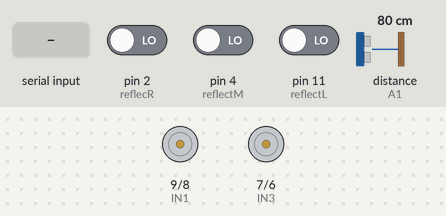
This sketch was run on a simulated Arduino Uno, built with avr-gcc and run on an emulated ATmega328P. On the bench: motor-driver pin pairs drawn as motors (green arrow = first pin HIGH = forward, orange = second pin HIGH = backward, longer = more drive, scaled by the enable pin). Wiring (inferred from the names in the program): ultrasonic range finder: trigger A0; echo A1. The inputs (shaded band) are chosen by the test bench; at power-on: distance to the obstacle (sensor on A1) 80 cm, pin 2 (reflecR) LOW, pin 4 (reflectM) LOW, pin 11 (reflectL) LOW. The echo pulse lasts 58.3 µs per cm; what the sketch prints to the serial monitor is not drawn.

Above: at 1.2 s.
1.3 s: "f" received over Serial
At 1.8 s:
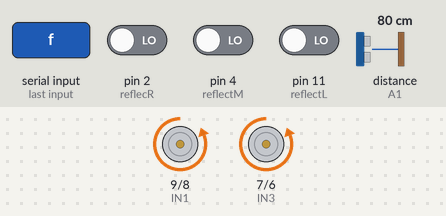
2.8 s: "b" received over Serial
At 4.0 s:
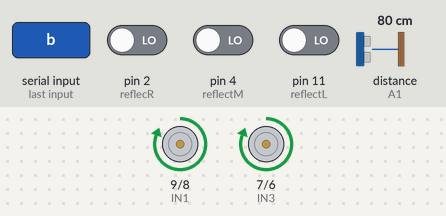
4.3 s: "l" received over Serial
At 5.1 s:
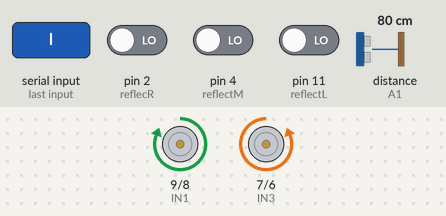
5.8 s: "r" received over Serial
At 6.2 s:
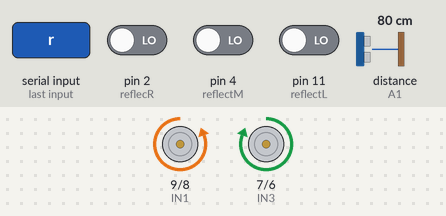
7.3 s: distance to the obstacle (sensor on A1) set to 12 cm
8.8 s: distance to the obstacle (sensor on A1) set to 9 cm
Timing chart, 0 to 11.8 s (numbered marks = the images above; inputs shaded):
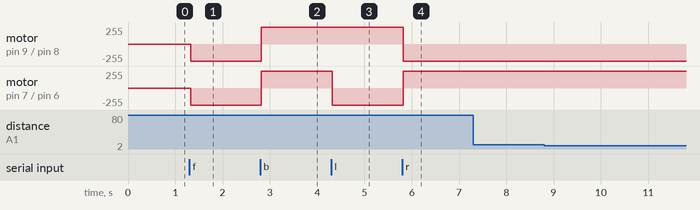

Measured:
- after the input at 1.3 s, motor on pin 9 (IN1) / pin 8 (IN2), motor on pin 7 (IN3) / pin 6 (IN4): stopped → backward 255/255 at once
- after the input at 2.8 s, motor on pin 9 (IN1) / pin 8 (IN2), motor on pin 7 (IN3) / pin 6 (IN4): backward 255/255 → forward 255/255 at once
- after the input at 4.3 s, motor on pin 7 (IN3) / pin 6 (IN4): forward 255/255 → backward 255/255 at once
- after the input at 5.8 s, motor on pin 9 (IN1) / pin 8 (IN2): forward 255/255 → backward 255/255 at once; motor on pin 7 (IN3) / pin 6 (IN4): backward 255/255 → forward 255/255 at once
- after the input at 7.3 s, every drawn part: stays the same
- after the input at 8.8 s, every drawn part: stays the same

The sketch:

carCode.ino
```cpp
// www.elegoo.com
// 2016.09.12

// #include <Wire.h>
// #include <Adafruit_Sensor.h>
// #include <Adafruit_ADXL345_U.h>

int ENA = 10;
int IN1 = 9;
int IN2 = 8;
int ENB = 5;
int IN3 = 7;
int IN4 = 6;
int mode = 0;

// #define RX_PIN 2
const int reflecR = 2;
const int reflectM = 4;
const int reflectL = 11;

const int trigPin = A0;
const int echoPin = A1;

volatile uint8_t stops[3] = {1, 1, 1};
volatile uint8_t stop = 0;
// volatile uint16_t last_distance = 0;
volatile unsigned long last_time = millis();
// Adafruit_ADXL345_Unified accel = Adafruit_ADXL345_Unified();

void setup()
{
  Serial.begin(9600);
  pinMode(IN1, OUTPUT);
  pinMode(IN2, OUTPUT);
  pinMode(IN3, OUTPUT);
  pinMode(IN4, OUTPUT);
  pinMode(ENA, OUTPUT);
  pinMode(ENB, OUTPUT);

  digitalWrite(ENA, HIGH);
  digitalWrite(ENB, HIGH);

  // pinMode(RX_PIN, INPUT);  // Set RX pin as input

  pinMode(reflecR, INPUT);
  pinMode(reflectM, INPUT);
  pinMode(reflectL, INPUT);

  pinMode(trigPin, OUTPUT);
  pinMode(echoPin, INPUT);
}

float measureDistance()
{
  digitalWrite(trigPin, LOW);
  delayMicroseconds(2);
  digitalWrite(trigPin, HIGH);
  delayMicroseconds(10);
  digitalWrite(trigPin, LOW);

  float duration = pulseIn(echoPin, HIGH);
  float distance = (duration * .0343) / 2;

  return distance;
}

// bool calcDeriv(uint16_t distance, unsigned long curr_time) {
// 	uint16_t diff = last_distance - distance;
//   unsigned long diff_time = curr_time - last_time;
//   float res = (float)diff / diff_time;
//   Serial.print("Deriv is: ");
//   Serial.println(res);
// 	return false;
// }

bool checkStopLine()
{
  stops[0] = digitalRead(reflecR);
  stops[1] = digitalRead(reflectM);
  stops[2] = digitalRead(reflectL);

  uint8_t curr_stop = stops[0] + stops[1] + stops[2] > 1 ? 1 : 0;

  if (curr_stop != stop)
  {
    stop = curr_stop;

    if (!curr_stop)
      return true;
  }

  return false;
}

void loop()
{

  volatile bool res;
  uint16_t distance;

  while (1)
  {
    res = checkStopLine();
    distance = measureDistance();

    Serial.print("Data:");
    Serial.print(distance);
    Serial.print(",");
    Serial.println(stop);

    if (res)
    {
      last_time = millis();
      while (millis() - last_time < 5000)
      {
        distance = measureDistance();
        Serial.print("Data:");
        Serial.print(distance);
        Serial.print(",");
        Serial.println(stop);
      }
      continue;
    }

    if (distance < 20 && distance > 10)
    {
      continue;
    }

    // if (last_distance != 0) {
    // bool res = calcDeriv(distance, time);
    //   if (res) {
    // 	  Serial.println("I should stop");
    //   }
    //   else {
    // 	  Serial.println("This is fine");
    //   }
    // }

    if (mode == 0)
    {
      digitalWrite(IN1, LOW);
      digitalWrite(IN2, LOW); // left wheel holds still
      digitalWrite(IN3, LOW);
      digitalWrite(IN4, LOW); // right wheel holds still
    }

    if (mode == 1)
    {
      digitalWrite(IN1, LOW);
      digitalWrite(IN2, HIGH); // left wheel goes forward
      digitalWrite(IN3, LOW);
      digitalWrite(IN4, HIGH); // right wheel goes forward
    }

    if (mode == 2)
    {
      digitalWrite(IN1, HIGH);
      digitalWrite(IN2, LOW); // left wheel is back up
      digitalWrite(IN3, HIGH);
      digitalWrite(IN4, LOW); // right wheel is back up
    }

    if (mode == 3)
    {
      digitalWrite(IN1, HIGH);
      digitalWrite(IN2, LOW); // left wheel is back up
      digitalWrite(IN3, LOW);
      digitalWrite(IN4, HIGH); // right wheel goes forward
    }

    if (mode == 4)
    {
      digitalWrite(IN1, LOW);
      digitalWrite(IN2, HIGH); // left wheel goes forward
      digitalWrite(IN3, HIGH);
      digitalWrite(IN4, LOW); // right wheel is back up
    }

    if (Serial.available() > 0)
    {                                    // Check if data is available to read
      char receivedChar = Serial.read(); // Read the received character
      if (receivedChar == 'f')
      { // Check if received character is '1'
        mode = 1;
      }
      if (receivedChar == 'b')
      { // Check if received character is '1'
        mode = 2;
      }
      if (receivedChar == 'l')
      { // Check if received character is '1'
        mode = 3;
      }
      if (receivedChar == 'r')
      { // Check if received character is '1'
        mode = 4;
      }
      if (receivedChar == 'x')
      {
        mode = 0;
      }
    }
  }
}

/*
void loop()
{
  digitalWrite(IN1,LOW);
  digitalWrite(IN2,HIGH);         // left wheel goes forward
  digitalWrite(IN3,LOW);
  digitalWrite(IN4,HIGH);         // right wheel goes forward
  delay(500);
  digitalWrite(IN1,LOW);
  digitalWrite(IN2,LOW);         //left wheel holds still
  digitalWrite(IN3,LOW);
  digitalWrite(IN4,LOW);         // right wheel holds still
  delay(500);
  digitalWrite(IN1,HIGH);
  digitalWrite(IN2,LOW);        //left wheel is back up
  digitalWrite(IN3,HIGH);
  digitalWrite(IN4,LOW);        // right wheel is back up
  delay(500);
  digitalWrite(IN1,LOW);
  digitalWrite(IN2,LOW);         // left wheel holds still
  digitalWrite(IN3,LOW);
  digitalWrite(IN4,LOW);         // right wheel holds still
  delay(500);
}*/
```
